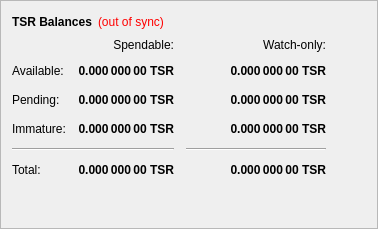
        <widget class="QFrame" name="frame">
         <property name="frameShape">
          <enum>QFrame::StyledPanel</enum>
         </property>
         <property name="frameShadow">
          <enum>QFrame::Raised</enum>
         </property>
         <layout class="QVBoxLayout" name="verticalLayout_4">
          <item>
           <layout class="QHBoxLayout" name="horizontalLayout_4">
            <item>
             <widget class="QLabel" name="label_5">
              <property name="font">
               <font>
                <weight>75</weight>
                <bold>true</bold>
               </font>
              </property>
              <property name="text">
               <string>TSR Balances</string>
              </property>
             </widget>
            </item>
            <item>
             <widget class="QLabel" name="labelWalletStatus">
              <property name="cursor">
               <cursorShape>WhatsThisCursor</cursorShape>
              </property>
              <property name="toolTip">
               <string>The displayed information may be out of date. Your wallet automatically synchronizes with the TESRA network after a connection is established, but this process has not completed yet.</string>
              </property>
              <property name="styleSheet">
               <string notr="true">QLabel { color: red; }</string>
              </property>
              <property name="text">
               <string notr="true">(out of sync)</string>
              </property>
              <property name="alignment">
               <set>Qt::AlignLeading|Qt::AlignLeft|Qt::AlignVCenter</set>
              </property>
             </widget>
            </item>
            <item>
             <spacer name="horizontalSpacer_3">
              <property name="orientation">
               <enum>Qt::Horizontal</enum>
              </property>
              <property name="sizeHint" stdset="0">
               <size>
                <width>40</width>
                <height>20</height>
               </size>
              </property>
             </spacer>
            </item>
           </layout>
          </item>
          <item>
           <layout class="QGridLayout" name="gridLayout">
            <property name="spacing">
             <number>12</number>
            </property>
            <item row="2" column="2">
             <widget class="QLabel" name="labelWatchPending">
              <property name="font">
               <font>
                <weight>75</weight>
                <bold>true</bold>
               </font>
              </property>
              <property name="cursor">
               <cursorShape>IBeamCursor</cursorShape>
              </property>
              <property name="toolTip">
               <string>Unconfirmed transactions to watch-only addresses</string>
              </property>
              <property name="text">
               <string notr="true">0.000 000 00 TSR</string>
              </property>
              <property name="alignment">
               <set>Qt::AlignRight|Qt::AlignTrailing|Qt::AlignVCenter</set>
              </property>
              <property name="textInteractionFlags">
               <set>Qt::LinksAccessibleByMouse|Qt::TextSelectableByKeyboard|Qt::TextSelectableByMouse</set>
              </property>
             </widget>
            </item>
            <item row="2" column="1">
             <widget class="QLabel" name="labelUnconfirmed">
              <property name="font">
               <font>
                <weight>75</weight>
                <bold>true</bold>
               </font>
              </property>
              <property name="cursor">
               <cursorShape>IBeamCursor</cursorShape>
              </property>
              <property name="toolTip">
               <string>Total of transactions that have yet to be confirmed, and do not yet count toward the spendable balance</string>
              </property>
              <property name="text">
               <string notr="true">0.000 000 00 TSR</string>
              </property>
              <property name="alignment">
               <set>Qt::AlignRight|Qt::AlignTrailing|Qt::AlignVCenter</set>
              </property>
              <property name="textInteractionFlags">
               <set>Qt::LinksAccessibleByMouse|Qt::TextSelectableByKeyboard|Qt::TextSelectableByMouse</set>
              </property>
             </widget>
            </item>
            <item row="3" column="2">
             <widget class="QLabel" name="labelWatchImmature">
              <property name="font">
               <font>
                <weight>75</weight>
                <bold>true</bold>
               </font>
              </property>
              <property name="cursor">
               <cursorShape>IBeamCursor</cursorShape>
              </property>
              <property name="toolTip">
               <string>Staked or masternode rewards in watch-only addresses that has not yet matured</string>
              </property>
              <property name="text">
               <string notr="true">0.000 000 00 TSR</string>
              </property>
              <property name="alignment">
               <set>Qt::AlignRight|Qt::AlignTrailing|Qt::AlignVCenter</set>
              </property>
              <property name="textInteractionFlags">
               <set>Qt::LinksAccessibleByMouse|Qt::TextSelectableByKeyboard|Qt::TextSelectableByMouse</set>
              </property>
             </widget>
            </item>
            <item row="4" column="0" colspan="2">
             <widget class="Line" name="lineSpendableBalance">
              <property name="orientation">
               <enum>Qt::Horizontal</enum>
              </property>
             </widget>
            </item>
            <item row="4" column="2">
             <widget class="Line" name="lineWatchBalance">
              <property name="sizePolicy">
               <sizepolicy hsizetype="Preferred" vsizetype="Fixed">
                <horstretch>0</horstretch>
                <verstretch>0</verstretch>
               </sizepolicy>
              </property>
              <property name="minimumSize">
               <size>
                <width>140</width>
                <height>0</height>
               </size>
              </property>
              <property name="orientation">
               <enum>Qt::Horizontal</enum>
              </property>
             </widget>
            </item>
            <item row="5" column="0">
             <widget class="QLabel" name="labelTotalText">
              <property name="text">
               <string>Total:</string>
              </property>
             </widget>
            </item>
            <item row="3" column="1">
             <widget class="QLabel" name="labelImmature">
              <property name="font">
               <font>
                <weight>75</weight>
                <bold>true</bold>
               </font>
              </property>
              <property name="cursor">
               <cursorShape>IBeamCursor</cursorShape>
              </property>
              <property name="toolTip">
               <string>Staked or masternode rewards that has not yet matured</string>
              </property>
              <property name="text">
               <string notr="true">0.000 000 00 TSR</string>
              </property>
              <property name="alignment">
               <set>Qt::AlignRight|Qt::AlignTrailing|Qt::AlignVCenter</set>
              </property>
              <property name="textInteractionFlags">
               <set>Qt::LinksAccessibleByMouse|Qt::TextSelectableByKeyboard|Qt::TextSelectableByMouse</set>
              </property>
             </widget>
            </item>
            <item row="2" column="3">
             <spacer name="horizontalSpacer_2">
              <property name="orientation">
               <enum>Qt::Horizontal</enum>
              </property>
              <property name="sizeHint" stdset="0">
               <size>
                <width>40</width>
                <height>20</height>
               </size>
              </property>
             </spacer>
            </item>
            <item row="3" column="0">
             <widget class="QLabel" name="labelImmatureText">
              <property name="text">
               <string>Immature:</string>
              </property>
             </widget>
            </item>
            <item row="5" column="1">
             <widget class="QLabel" name="labelTotal">
              <property name="font">
               <font>
                <weight>75</weight>
                <bold>true</bold>
               </font>
              </property>
              <property name="cursor">
               <cursorShape>IBeamCursor</cursorShape>
              </property>
              <property name="toolTip">
               <string>Your current total balance</string>
              </property>
              <property name="text">
               <string notr="true">0.000 000 00 TSR</string>
              </property>
              <property name="alignment">
               <set>Qt::AlignRight|Qt::AlignTrailing|Qt::AlignVCenter</set>
              </property>
              <property name="textInteractionFlags">
               <set>Qt::LinksAccessibleByMouse|Qt::TextSelectableByKeyboard|Qt::TextSelectableByMouse</set>
              </property>
             </widget>
            </item>
            <item row="5" column="2">
             <widget class="QLabel" name="labelWatchTotal">
              <property name="font">
               <font>
                <weight>75</weight>
                <bold>true</bold>
               </font>
              </property>
              <property name="cursor">
               <cursorShape>IBeamCursor</cursorShape>
              </property>
              <property name="toolTip">
               <string>Current total balance in watch-only addresses</string>
              </property>
              <property name="text">
               <string notr="true">0.000 000 00 TSR</string>
              </property>
              <property name="alignment">
               <set>Qt::AlignRight|Qt::AlignTrailing|Qt::AlignVCenter</set>
              </property>
              <property name="textInteractionFlags">
               <set>Qt::LinksAccessibleByMouse|Qt::TextSelectableByKeyboard|Qt::TextSelectableByMouse</set>
              </property>
             </widget>
            </item>
            <item row="0" column="2">
             <widget class="QLabel" name="labelWatchonly">
              <property name="text">
               <string>Watch-only:</string>
              </property>
              <property name="alignment">
               <set>Qt::AlignRight|Qt::AlignTrailing|Qt::AlignVCenter</set>
              </property>
             </widget>
            </item>
            <item row="1" column="0">
             <widget class="QLabel" name="labelBalanceText">
              <property name="text">
               <string>Available:</string>
              </property>
             </widget>
            </item>
            <item row="1" column="1">
             <widget class="QLabel" name="labelBalance">
              <property name="font">
               <font>
                <weight>75</weight>
                <bold>true</bold>
               </font>
              </property>
              <property name="cursor">
               <cursorShape>IBeamCursor</cursorShape>
              </property>
              <property name="toolTip">
               <string>Your current spendable balance</string>
              </property>
              <property name="text">
               <string notr="true">0.000 000 00 TSR</string>
              </property>
              <property name="alignment">
               <set>Qt::AlignRight|Qt::AlignTrailing|Qt::AlignVCenter</set>
              </property>
              <property name="textInteractionFlags">
               <set>Qt::LinksAccessibleByMouse|Qt::TextSelectableByKeyboard|Qt::TextSelectableByMouse</set>
              </property>
             </widget>
            </item>
            <item row="1" column="2">
             <widget class="QLabel" name="labelWatchAvailable">
              <property name="font">
               <font>
                <weight>75</weight>
                <bold>true</bold>
               </font>
              </property>
              <property name="cursor">
               <cursorShape>IBeamCursor</cursorShape>
              </property>
              <property name="toolTip">
               <string>Your current balance in watch-only addresses</string>
              </property>
              <property name="text">
               <string notr="true">0.000 000 00 TSR</string>
              </property>
              <property name="alignment">
               <set>Qt::AlignRight|Qt::AlignTrailing|Qt::AlignVCenter</set>
              </property>
              <property name="textInteractionFlags">
               <set>Qt::LinksAccessibleByMouse|Qt::TextSelectableByKeyboard|Qt::TextSelectableByMouse</set>
              </property>
             </widget>
            </item>
            <item row="2" column="0">
             <widget class="QLabel" name="labelPendingText">
              <property name="text">
               <string>Pending:</string>
              </property>
             </widget>
            </item>
            <item row="0" column="1">
             <widget class="QLabel" name="labelSpendable">
              <property name="text">
               <string>Spendable:</string>
              </property>
              <property name="alignment">
               <set>Qt::AlignRight|Qt::AlignTrailing|Qt::AlignVCenter</set>
              </property>
             </widget>
            </item>
           </layout>
          </item>
          <item>
           <spacer name="verticalSpacer_4">
            <property name="orientation">
             <enum>Qt::Vertical</enum>
            </property>
            <property name="sizeHint" stdset="0">
             <size>
              <width>20</width>
              <height>40</height>
             </size>
            </property>
           </spacer>
          </item>
         </layout>
        </widget>
